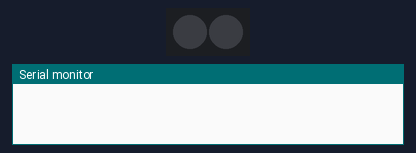
Simulated run of this sketch. Board: Arduino Uno, built with avr-gcc and run on an emulated ATmega328P. On the bench: 2 RGB LEDs in strip order, left to right, the last lines printed to the serial monitor. Dim RGB values are drawn brighter than linear.

Above: at 0.1 s.
At 20.1 s:
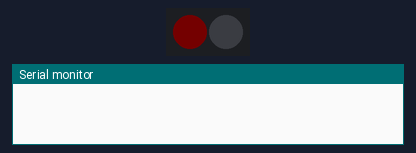
At 29.7 s:
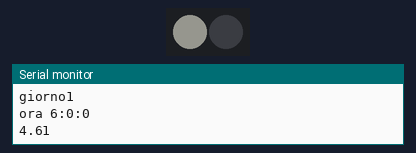
At 39.7 s:
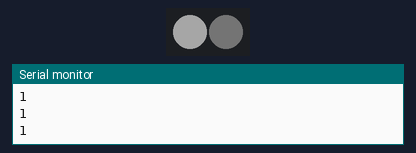
Timing chart, 0 to 40.0 s (numbered marks = the images above):
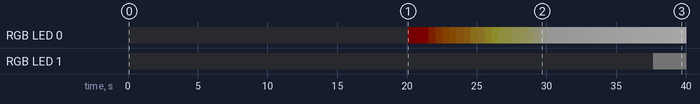

Measured:
- by itself, RGB LED 1: off → RGB(1, 1, 1) at 37.6 s
- by itself, RGB LED 0: off → RGB(1, 0, 0) at 20.1 s, → RGB(2, 0, 0) 0.50 s later, → RGB(3, 0, 0) 0.50 s later, → RGB(4, 1, 0) 0.50 s later, … (40 changes in this stretch)

The sketch:

test.ino
```cpp
#include <Adafruit_NeoPixel.h>

#define PIN 6
Adafruit_NeoPixel strip = Adafruit_NeoPixel(2, PIN, NEO_GRB + NEO_KHZ800);

void setup() {
  Serial.begin(9600);
  strip.begin();
  strip.show();
}

//---VARIABILI-------------------------------------------------------------------------
  int taraturaR=255;
  int taraturaG=255;
  int taraturaB=255;


  bool retro=0; //retroilluminazione
  bool rele[4]={0,0,0,0};
  int temp;
  char* temperatura;
  int livello;
  char* testo1="    prova1            ";
  char* testo2="    prova2            ";
  int ora[3]={5,0,0};
  int data[3]={1,1,2000};
  char* giornosett;
  bool oralegale;
  bool bisestile;
  int daa=1;
  long JD;
  int intensitaluce=0;
  int intensitaluceG=0;
  int intensitaluceB=0;
  int intensitaluceW=0;
  float altezza;
  float altezza2;
  float sinaltezza;
  float altezzagrad;
  int sogliatramontoalba=5;


  bool errore[]={0,0,0,0,0}; //{termometro, sensore livello, sensore corrente, sensore flusso, orologio}

  int menulivello;
  bool luce[48];

void intens(){

  //float delta=(-7.64*sin(daa-2)+9.86*sin(2*daa-160))*3.1416/180;
  //float alfa= acos(-0.2155*cos(1.5707-delta)+0.9765*sin(1.5707-delta)*cos(((ora[0]+(ora[1]/60)-12)*0.2618)));
  float T=0.01*(data[2]-2000+(daa-1)/365.25);
  float a=(0.993133+99.97361*T);
  float M=2*3.1416*(a-(int)a);
  float DL=6893*sin(M)+72*sin(2*M);
  float b=0.7859453+M/6.2832+(6191.2*T+DL)/1296000;
  float L=2*3.1416*(b-(int)b);
  //float X=cos(L);
  //float Y=0.91748*sin(L);
  float Z=0.39778*sin(L);
  float r=sqrt(1-Z*Z);
  float delta;
//  if (r==0&&Z>0) delta=3.1416/2;
//  else if (r==0&&Z<0) delta=3.1416*3/2;
//  else if (r>0&&Z==0) delta=0;
//  else if (r<0&&Z==0) delta=3.1416;
/*  else*/ delta=/*(360/6.2832)*/atan(Z/r);
//  if (r<0&&Z>0) delta=delta+(3.1416/2);
//  if (r<0&&Z<0) delta=delta+(3.1416);
//  if (r>0&&Z<0) delta=delta+(3.1416*3/2);
//  float alfa=/*(48/6.2832)*/atan(Y/(X+r));
  sinaltezza=(-0.2155*sin(delta)+0.9765*cos(delta)*cos(((float)ora[0]-12+(float)ora[1]/60+(float)ora[2]/3600)*3.1416/12));
  altezza=asin(sinaltezza);
  altezzagrad=altezza*180/3.1416;
  if (altezza>0) {
    intensitaluce=(int)(taraturaR*sinaltezza);
    intensitaluceG=(int)(taraturaG*sinaltezza*(altezzagrad/3));
    intensitaluceB=(int)(taraturaB*sinaltezza*(altezzagrad/5)*(altezzagrad/5));
    if (altezza>0.087267) {
      intensitaluceW=(int)(255*pow((sin((altezza-0.087267)*90/85)),2));
      Serial.println(intensitaluceW);
//      intensitaluce=(int)(taraturaR*sinaltezza)/2;
    }
    else intensitaluceW=0;

  }
  else intensitaluceW=0;
}

void loop(){

 // if (ora[2]==59){
    if (ora[1]==59){
      if(ora[0]==23){
        if(daa==365){
        data[2]++;
        daa=1;
        }
        else {
          daa++;
          ora[0]=0;
          ora[1]=0;
//          ora[2]=0;
        }
      }
      else {
        ora[0]++;
        ora[1]=0;
        Serial.print("anno ");Serial.println(data[2]);
        Serial.print("giorno");Serial.println(daa);
        Serial.print("ora ");Serial.print(ora[0]);Serial.print(":");Serial.print(ora[1]);Serial.print(":");Serial.println(ora[2]);
        Serial.println(altezza*180/3.1416);
//        ora[2]=0;
      }
    }
    else {
      ora[1]++;
      delay(500);
//      ora[2]=0;
    }
 // }
//  else ora[2]++;


  intens();

  if (altezzagrad>5){
    strip.setPixelColor(0, intensitaluce,intensitaluce,intensitaluce);
    strip.setPixelColor(1, intensitaluceW,intensitaluceW,intensitaluceW);
  }
  if (altezzagrad<5&&altezzagrad>3){
    strip.setPixelColor(0, intensitaluce,intensitaluce,intensitaluceB);
  }
  if (altezzagrad<3){
    strip.setPixelColor(0, intensitaluce,intensitaluceG,intensitaluceB);
  }
  strip.show();

//  strip.setPixelColor(0,taraturaR,taraturaG,taraturaB);
//  strip.show();


}
```
